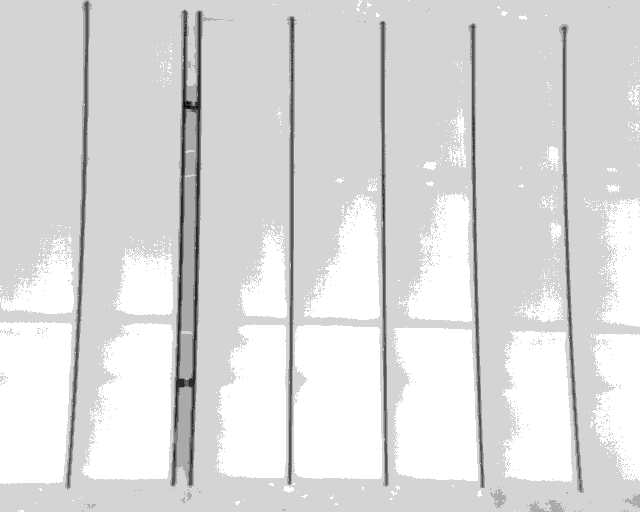
#> input picture feature_matching_experiments/frame_001307.tiff, 640 x 512 px
$ jupyter execute --allow-errors feature_matching.ipynb   (older library calls are emulated)
#> lines starting #> are read from the running program, lines starting #| are printed output that depends on the picture
#> in load_image, frame is the input picture: shape (512, 640) uint16; min 6359, max 7868, mean 7600.6
[cell 1]
import time
import pickle
import cv2
import numpy as np
import matplotlib.pyplot as plt

#from mapper.ssc import ssc

[cell 2]
def to_celsius(image):
    """Convert raw intensity values of radiometric image to Celsius scale."""
    return image*0.04-273.15
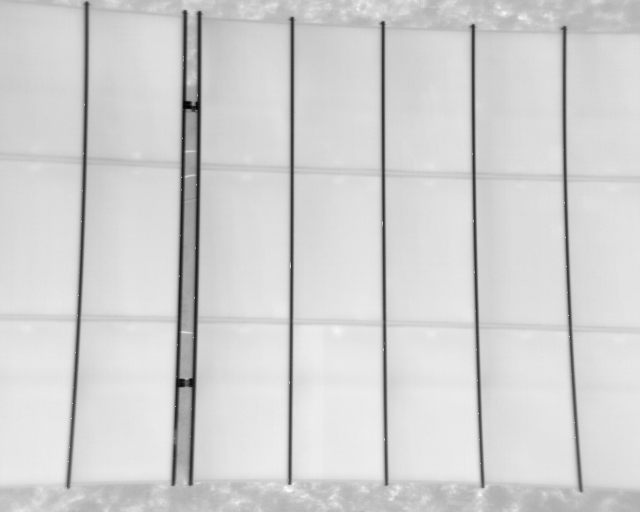
#> returned value: shape (512, 640) float64; min -18.79, max 41.57, mean 30.9; drawn with min black and max white


def preprocess_radiometric_frame(frame, equalize_hist=True):
    """Preprocesses raw radiometric frame.

    First, the raw 16-bit radiometric intensity values are converted to Celsius
    scale. Then, the image values are normalized to range [0, 255] and converted
    to 8-bit. Finally, histogram equalization is performed to normalize
    brightness and enhance contrast.
    """
    frame = to_celsius(frame)
    frame = (frame - np.min(frame)) / (np.max(frame) - np.min(frame))
    frame = (frame*255.0).astype(np.uint8)
    if equalize_hist:
        frame = cv2.equalizeHist(frame)
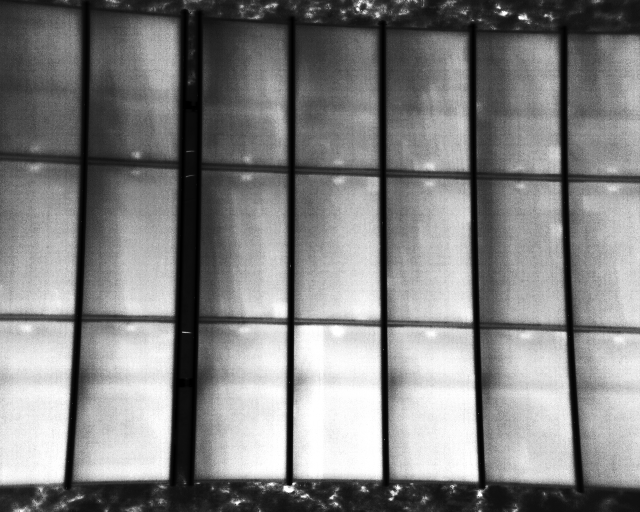
#> frame: shape (512, 640); min 0, max 255, mean 130.6
        # CLAHE results in vastly different numbers of feature points depending on clipLimit
        #clahe = cv2.createCLAHE(clipLimit=10.0, tileGridSize=(8,8))
        #frame = clahe.apply(frame)
    return frame

[cell 3]
def extract_keypoints(frame, fast, orb, max_points=None):
    """Extracts FAST feature points and ORB descriptors in the frame."""
    kp = fast.detect(frame, None)
    kp = sorted(kp, key=lambda x:x.response, reverse=True)
    if max_points is not None:
        kp = kp[:max_points]
    kp, des = orb.compute(frame, kp)
    return kp, des


def extract_keypoints_orb(frame):
    """Extracts FAST feature points and ORB descriptors in the frame."""
    orb = cv2.ORB_create(nfeatures=5000, fastThreshold=12)
    kp = orb.detect(frame, None)
    kp, des = orb.compute(frame, kp)
    return kp, des


def match(bf, last_keyframe, frame, last_des, des, last_kp, kp, distance_threshold=30.0, draw=True):
    matches = bf.match(last_des, des)
    matches = sorted(matches, key=lambda x:x.distance)
    # filter out matches with distance (descriptor appearance) greater than threshold
    matches = [m for m in matches if m.distance < distance_threshold]
    print("Found {} matches of current frame with last key frame".format(len(matches)))
    last_pts = np.array([last_kp[m.queryIdx].pt for m in matches]).reshape(1, -1, 2)
    current_pts = np.array([kp[m.trainIdx].pt for m in matches]).reshape(1, -1, 2)
    match_frame = np.zeros_like(frame)
    if draw:
        match_frame = cv2.drawMatches(last_keyframe, last_kp, frame, kp, matches, None)
    return matches, last_pts, current_pts, match_frame

#> (a cell that did not finish here is left out)

[cell 5]
def load_image(image_file):
    frame = cv2.imread(image_file, cv2.IMREAD_ANYDEPTH)
    frame = preprocess_radiometric_frame(frame, equalize_hist=True
                                        )
    frame = cv2.remap(frame, mapx, mapy, cv2.INTER_CUBIC)
    return frame

$ run again, with feature_matching_experiments/frame_000100.tiff copied over feature_matching_experiments/frame_001307.tiff
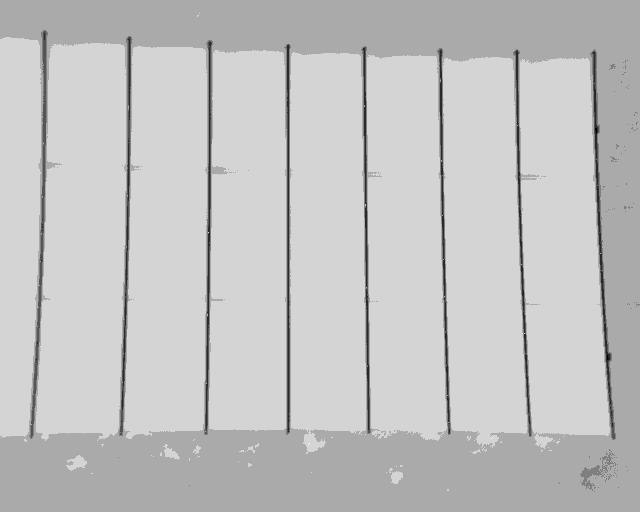
#> input picture feature_matching_experiments/frame_000100.tiff, 640 x 512 px
#> in load_image, frame is the input picture: shape (512, 640) uint16; min 6604, max 7936, mean 7690.7
#> in to_celsius, `return image*0.04-273.15`:
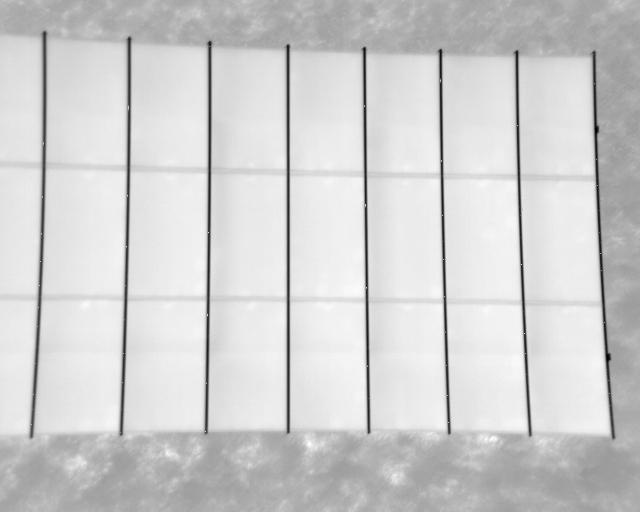
#> returned value: shape (512, 640) float64; min -8.99, max 44.29, mean 34.5; drawn with min black and max white
#> in preprocess_radiometric_frame, `frame = cv2.equalizeHist(frame)`:
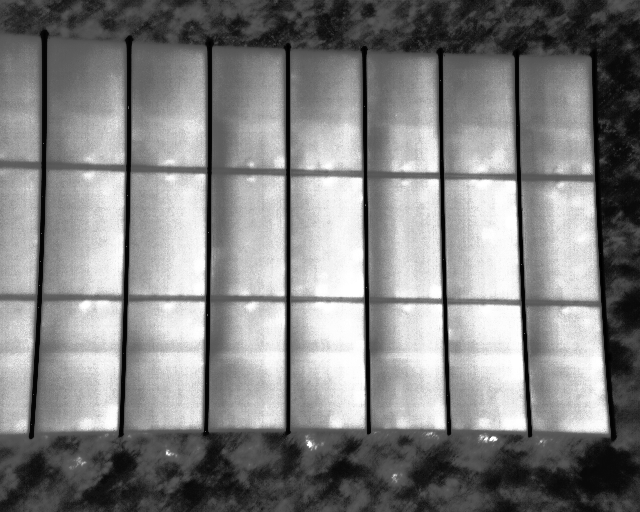
#> frame: shape (512, 640); min 0, max 255, mean 129.8

$ run again, with feature_matching_experiments/frame_000101.tiff copied over feature_matching_experiments/frame_001307.tiff
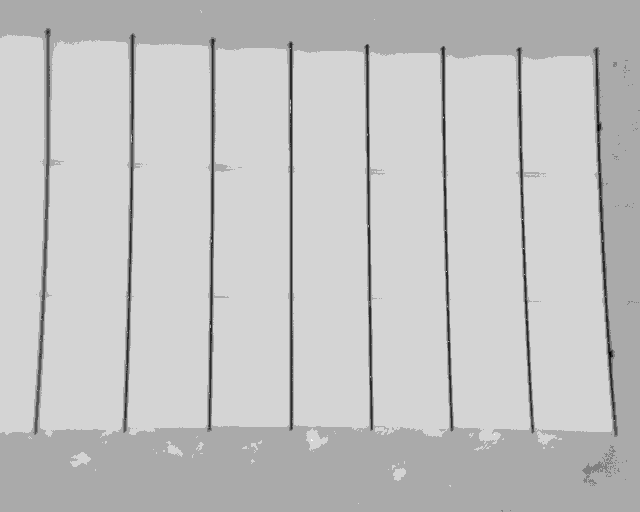
#> input picture feature_matching_experiments/frame_000101.tiff, 640 x 512 px
#> in load_image, frame is the input picture: shape (512, 640) uint16; min 6611, max 7951, mean 7692
#> in to_celsius, `return image*0.04-273.15`:
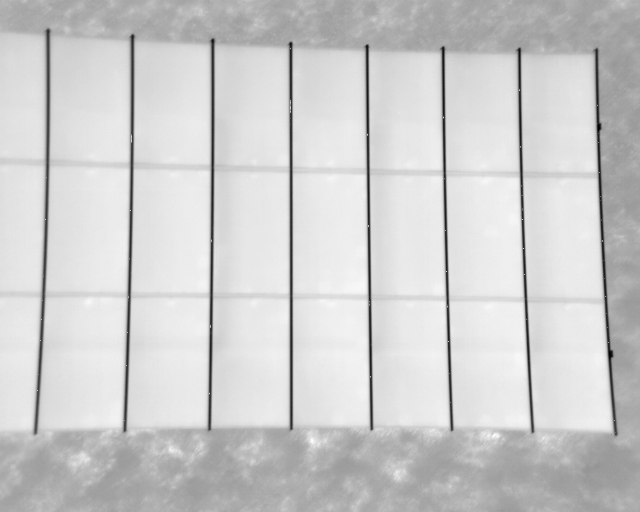
#> returned value: shape (512, 640) float64; min -8.71, max 44.89, mean 34.5; drawn with min black and max white
#> in preprocess_radiometric_frame, `frame = cv2.equalizeHist(frame)`:
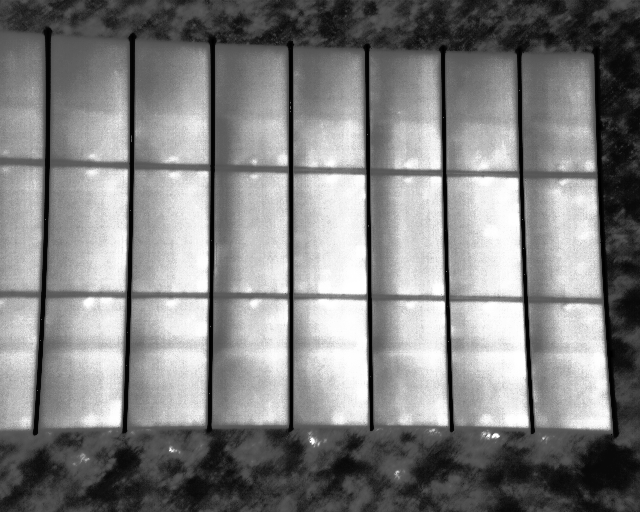
#> frame: shape (512, 640); min 0, max 255, mean 129.9

$ run again, with feature_matching_experiments/frame_001790.tiff copied over feature_matching_experiments/frame_001307.tiff
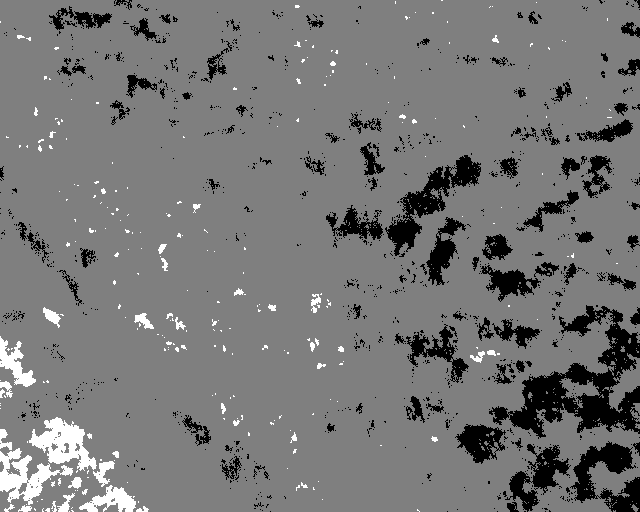
#> input picture feature_matching_experiments/frame_001790.tiff, 640 x 512 px
#> in load_image, frame is the input picture: shape (512, 640) uint16; min 7335, max 7928, mean 7494.4
#> in to_celsius, `return image*0.04-273.15`:
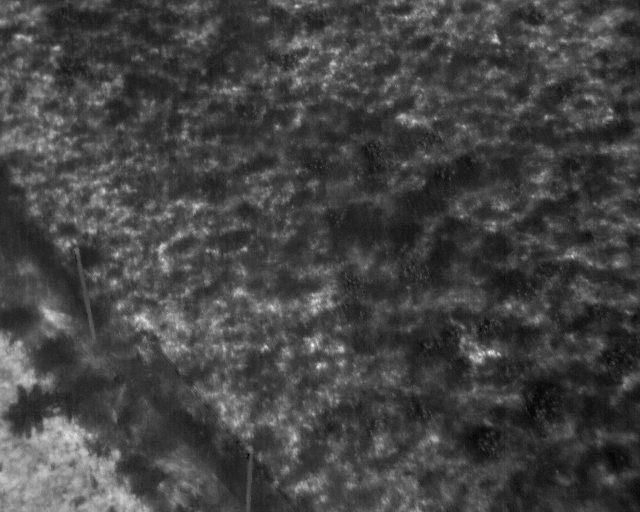
#> returned value: shape (512, 640) float64; min 20.25, max 43.97, mean 26.6; drawn with min black and max white
#> in preprocess_radiometric_frame, `frame = cv2.equalizeHist(frame)`:
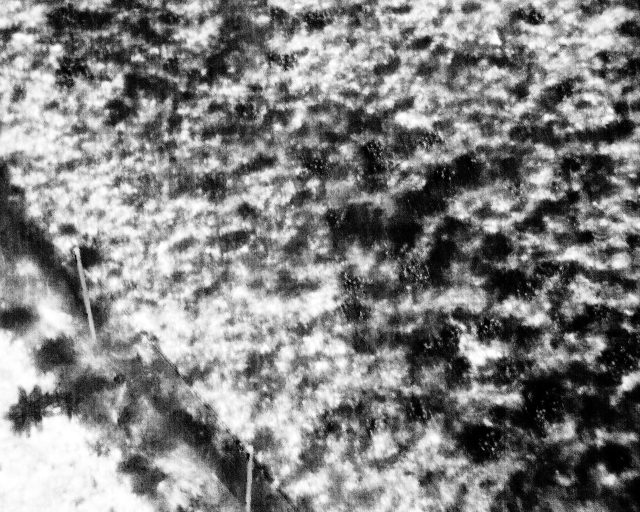
#> frame: shape (512, 640); min 0, max 255, mean 129.1
